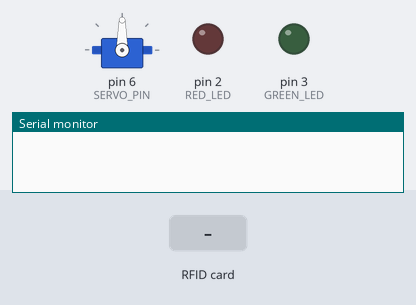
The sketch below on a simulated Arduino Nano, built with avr-gcc and run on an emulated ATmega328P. On the bench: servo, output pins drawn as LEDs (lit = HIGH), the last lines printed to the serial monitor. The test bench sets the inputs (shaded band). Pins used as bus, display or sensor lines are not drawn.

Above: at 1.2 s.
1.3 s: RFID card 01 9C 0F 26 held to the reader
At 1.7 s:
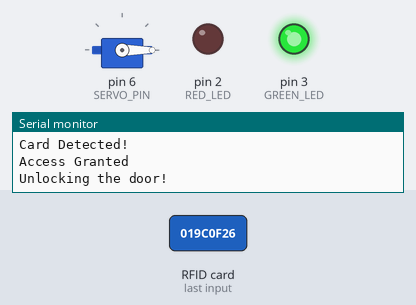
At 2.3 s:
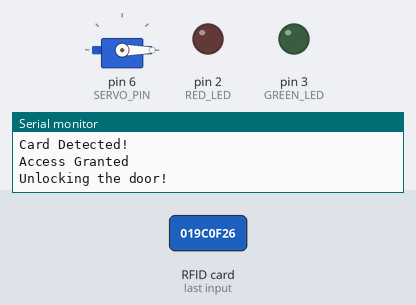
4.3 s: RFID card 5E 7A 19 C4 held to the reader
At 5.1 s:
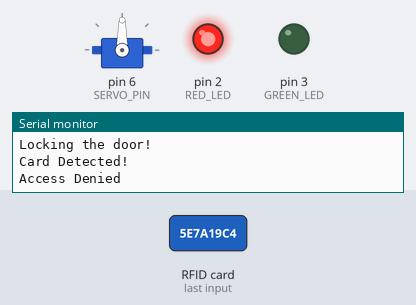
Timing chart, 0 to 7.3 s (numbered marks = the images above; inputs shaded):
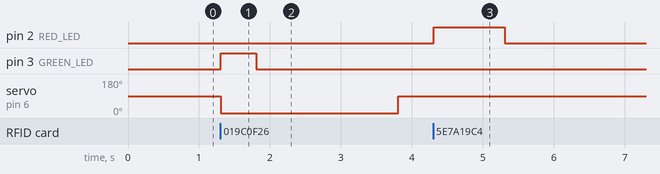

The sketch:

RFID_security.ino
```cpp
#include <SPI.h>
#include <MFRC522.h>
#include <Servo.h>

#define SS_PIN 10
#define RST_PIN 9
#define SERVO_PIN 6
#define GREEN_LED 3 // Connect the green LED to digital pin 7
#define RED_LED 2   // Connect the red LED to digital pin 8

MFRC522 mfrc522(SS_PIN, RST_PIN);
Servo servo;

bool doorLocked = true;

void setup() {
  Serial.begin(9600);
  SPI.begin();
  mfrc522.PCD_Init();
  servo.attach(SERVO_PIN);
  pinMode(GREEN_LED, OUTPUT);
  pinMode(RED_LED, OUTPUT);
  lockDoor();
}

void loop() {
  if (mfrc522.PICC_IsNewCardPresent() && mfrc522.PICC_ReadCardSerial()) {
    Serial.println("Card Detected!");

    if (checkCardAuthorization()) {
      Serial.println("Access Granted");
      digitalWrite(GREEN_LED, HIGH); // Turn on the green LED
      //delay(2000); // Keep the LED on for 1 second
      unlockDoor();
      digitalWrite(GREEN_LED, LOW); // Turn off the green LED
      delay(2000); // Keep the door unlocked for 5 seconds
      lockDoor();

    } else {
      Serial.println("Access Denied");
      digitalWrite(RED_LED, HIGH); // Turn on the red LED
      delay(1000); // Keep the LED on for 1 second
      digitalWrite(RED_LED, LOW); // Turn off the red LED
    }

    mfrc522.PICC_HaltA();
    mfrc522.PCD_StopCrypto1();
  }
}

bool checkCardAuthorization() {
  byte authorizedCardUID[] = {0x01, 0x9C, 0x0f, 0x26}; // remove 01, 9C, 0f, 26 and replace with your value

  for (byte i = 0; i < mfrc522.uid.size; i++) {
    if (mfrc522.uid.uidByte[i] != authorizedCardUID[i]) {
      return false;
    }
  }
  return true;
}


void unlockDoor() {
  if (doorLocked) {
    Serial.println("Unlocking the door!");
    servo.write(0);
    delay(500);
    doorLocked = false;
  }
}

void lockDoor() {
  if (!doorLocked) {
    Serial.println("Locking the door!");
    servo.write(90);
    delay(500);
    doorLocked = true;
  }
}
```

Measured:
- after the input at 1.3 s, pin 3 (GREEN_LED): LOW → HIGH at once, → LOW 0.50 s later; servo on pin 6 (SERVO_PIN): 90° → 0° at once, → 90° 2.5 s later
- after the input at 4.3 s, pin 2 (RED_LED): LOW → HIGH at once, → LOW 1.0 s later
